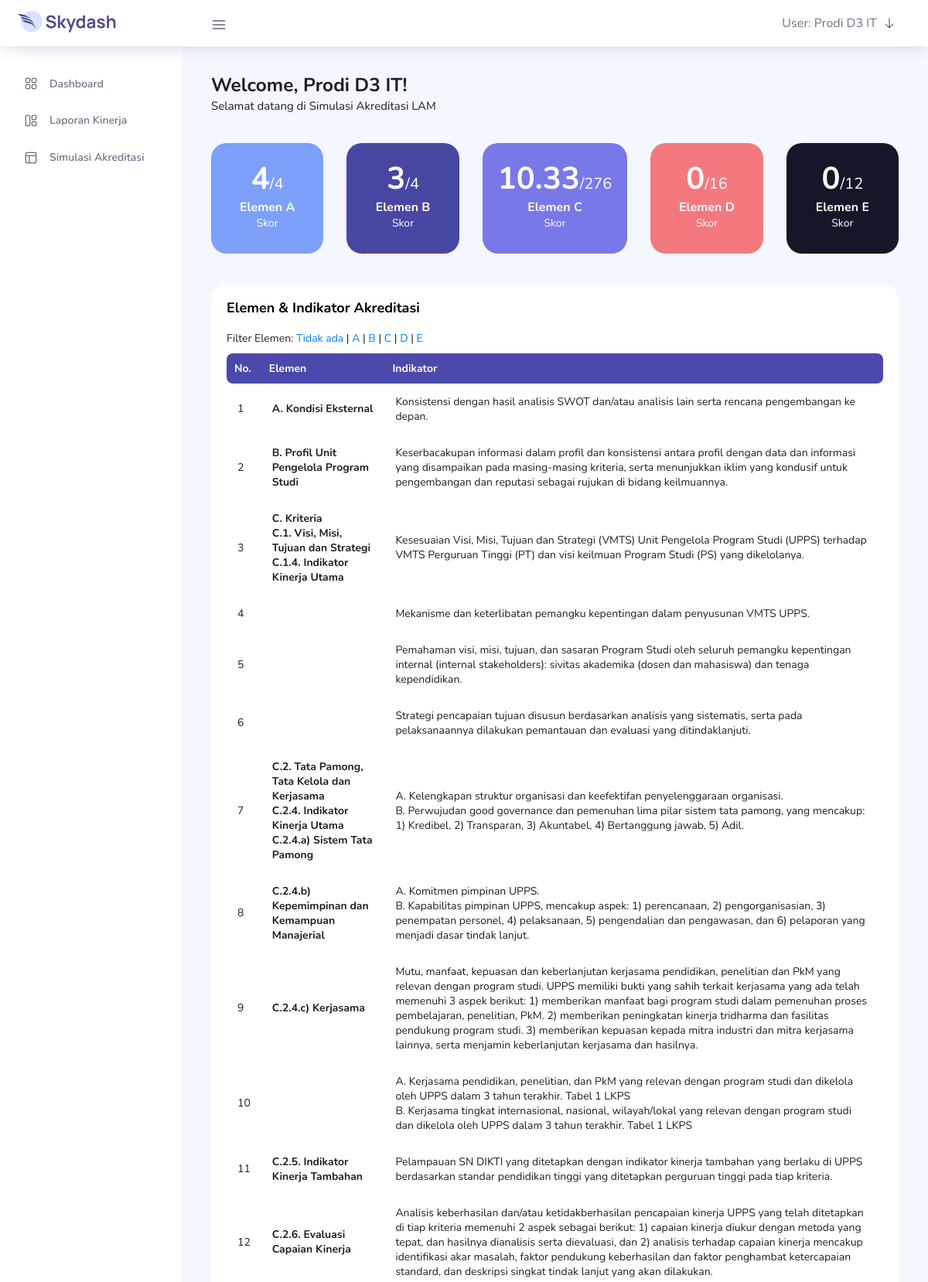
Screenshot of /index.php (signed in, upper part) with the database file from the repository.
### tables this page shows
CREATE TABLE `penilaian` (
  `id` int(11) NOT NULL,
  `elemen` varchar(255) DEFAULT NULL,
  `indikator` text NOT NULL,
  `nilai_4` text NOT NULL,
  `nilai_3` text NOT NULL,
  `nilai_2` text NOT NULL,
  `nilai_1` text NOT NULL,
  `nilai_0` text NOT NULL,
  `catatan` text NOT NULL
);

### controllers/nilaiAkreditasiController.php (called while the page is built, shortened)
<?php
include_once("connection.php");
if ($_SESSION['id'] == ID_PRODI_D3_IT)
    $users_id = ID_ASESOR_D3_IT;
else
    $users_id = $_SESSION['id'];
$result = mysqli_query(
    $conn,
    "SELECT *
    FROM `nilai`
    WHERE users_id = $users_id
    ORDER BY id
    "
);
function getListNilai()
{
    global $result;
    if ($result->num_rows > 0) {
        $data = mysqli_fetch_array($result);
        $list_nilai = unserialize($data['list_nilai']);
        return $list_nilai;
    } else
        inputPertamaListNilai();
    return inisialisasiListNilai();
}

### controllers/pemisahController.php (called while the page is built, shortened)
<?php
function perluPemisah($entitas)
{
    if (strpos($entitas, '*') == false)
        return false;
    else
        return true;
}

### index.php (the view, shortened to what this page needs)
<?php
if (!isset($_GET['filter'])) {
    $filter = 'none';
} else {
    $filter = $_GET['filter'];
    $i = 0;
}
include_once("./controllers/elemenController.php");
include_once("./controllers/pemisahController.php");
$elemen_list = getListElemen();
$result = mysqli_query(
    $conn,
    "SELECT *
    FROM `penilaian`
    ORDER BY id
    "
);
?>
<!DOCTYPE html>
<html lang="en">
<head>
    <link rel="stylesheet" href="vendors/feather/feather.css">
    <link rel="stylesheet" href="vendors/ti-icons/css/themify-icons.css">
    <link rel="stylesheet" href="vendors/css/vendor.bundle.base.css">
    <link rel="stylesheet" href="vendors/datatables.net-bs4/dataTables.bootstrap4.css">
    <link rel="stylesheet" href="vendors/ti-icons/css/themify-icons.css">
    <link rel="stylesheet" type="text/css" href="js/select.dataTables.min.css">
    <link rel="stylesheet" href="css/vertical-layout-light/style.css">
</head>
<body>
    <div class="container-scroller">
        <nav class="navbar col-lg-12 col-12 p-0 fixed-top d-flex flex-row">
            <div class="text-center navbar-brand-wrapper d-flex align-items-center justify-content-center">
                <a class="navbar-brand brand-logo mr-5" href="index.php"><img src="images/logo.svg" class="mr-2" alt="logo" /></a>
            </div>
            <div class="navbar-menu-wrapper d-flex align-items-center justify-content-end">
                <button class="navbar-toggler navbar-toggler align-self-center" type="button" data-toggle="minimize">
                    <span class="icon-menu"></span>
                </button>
                <ul class="navbar-nav navbar-nav-right">
                    <li class="nav-item nav-profile dropdown">
                        <a class="nav-link dropdown-toggle" href="#" data-toggle="dropdown" id="profileDropdown">
                            <?= "User: " . $_SESSION['name'] ?>
                            <i class="icon-arrow-down ml-1 mr-1 pb-1"></i>
                        </a>
                    </li>
                </ul>
            </div>
        </nav>
        <div class="container-fluid page-body-wrapper">
            <nav class="sidebar sidebar-offcanvas" id="sidebar">
                <ul class="nav">
                    <li class="nav-item">
                        <a class="nav-link" href="index.php">
                            <i class="icon-grid menu-icon"></i>
                            <span class="menu-title">Dashboard</span>
                        </a>
                    </li>
                    <li class="nav-item">
                        <a class="nav-link" href="pages/forms/laporan_kinerja.php">
                            <i class="icon-content-left menu-icon"></i>
                            <span class="menu-title">Laporan Kinerja</span>
                        </a>
                    </li>
                    <li class="nav-item">
                        <a class="nav-link" href="pages/tables/simulasi_akreditasi.php">
                            <i class="icon-layout menu-icon"></i>
                            <span class="menu-title">Simulasi Akreditasi</span>
                        </a>
                    </li>
                </ul>
            </nav>
            <div class="main-panel">
                <div class="content-wrapper">
                    <div class="row">
                        <div class="col-md-12 grid-margin">
                            <div class="row">
                                <div class="col-12 mb-4 mb-xl-0">
                                    <h3 class="font-weight-bold">Welcome, <?= $_SESSION['name'] ?>!</h3>
                                    <h6 class="font-weight-normal mb-0">Selamat datang di Simulasi Akreditasi LAM</h6>
                                </div>
                            </div>
                        </div>
                    </div>
                    <div class="row">
                        <div class="col-md-12 grid-margin transparent">
                            <div class="row text-center">
                                <div class="col-md stretch-card transparent">
                                    <div class="card card-tale">
                                        <div class="card-body">
                                            <p class="fs-40 mt-3 mb-2"><b><?= is_float($elemen_list['a']) ? round($elemen_list['a'], 2) : $elemen_list['a'] ?></b><span class="fs-20">/<?= $elemen_list['jumlah_a'] * 4 ?></span></p>
                                            <medium class="mb-0"><b>Elemen A</b></medium>
                                            <p>Skor</p>
                                        </div>
                                    </div>
                                </div>
                                <div class="col-md stretch-card transparent">
                                    <div class="card card-dark-blue">
                                        <div class="card-body">
                                            <p class="fs-40 mt-3 mb-2"><b><?= is_float($elemen_list['b']) ? round($elemen_list['b'], 2) : $elemen_list['b'] ?></b><span class="fs-20">/<?= $elemen_list['jumlah_b'] * 4 ?></span></p>
                                            <medium class="mb-0"><b>Elemen B</b></medium>
                                            <p>Skor</p>
                                        </div>
                                    </div>
                                </div>
                                <div class="col-md stretch-card transparent">
                                    <div class="card card-light-blue">
                                        <div class="card-body">
                                            <p class="fs-40 mt-3 mb-2"><b><?= is_float($elemen_list['c']) ? round($elemen_list['c'], 2) : $elemen_list['c'] ?></b><span class="fs-20">/<?= $elemen_list['jumlah_c'] * 4 ?></span></p>
                                            <medium class="mb-0"><b>Elemen C</b></medium>
                                            <p>Skor</p>
                                        </div>
                                    </div>
                                </div>
                                <div class="col-md stretch-card transparent">
                                    <div class="card card-light-danger">
                                        <div class="card-body">
                                            <p class="fs-40 mt-3 mb-2"><b><?= is_float($elemen_list['d']) ? round($elemen_list['d'], 2) : $elemen_list['d'] ?></b><span class="fs-20">/<?= $elemen_list['jumlah_d'] * 4 ?></span></p>
                                            <medium class="mb-0"><b>Elemen D</b></medium>
                                            <p>Skor</p>
                                        </div>
                                    </div>
                                </div>
                                <div class="col-md stretch-card transparent">
                                    <div class="card card-dark">
                                        <div class="card-body">
                                            <p class="fs-40 mt-3 mb-2"><b><?= is_float($elemen_list['e']) ? round($elemen_list['e'], 2) : $elemen_list['e'] ?></b><span class="fs-20">/<?= $elemen_list['jumlah_e'] * 4 ?></span></p>
                                            <medium class="mb-0"><b>Elemen E</b></medium>
                                            <p>Skor</p>
                                        </div>
                                    </div>
                                </div>
                            </div>
                        </div>
                    </div>
                    <div class="row">
                        <div class="col-md-12 grid-margin stretch-card">
                            <div class="card">
                                <div class="card-body">
                                    <p class="card-title">Elemen & Indikator Akreditasi <?= $filter != 'none' ? "(Hanya Elemen " . strtoupper($filter) . ")" : "" ?></p>
                                    <p>Filter Elemen: <a href="index.php">Tidak ada</a> | <a href="?filter=a">A</a> | <a href="?filter=b">B</a> | <a href="?filter=c">C</a> | <a href="?filter=d">D</a> | <a href="?filter=e">E</a></p>
                                    <div class="row">
                                        <div class="col-12">
                                            <div class="table-responsive">
                                                <table class="display expandable-table" style="width:100%">
                                                    <thead>
                                                        <tr>
                                                            <th>No. </th>
                                                            <th>Elemen</th>
                                                            <th>Indikator</th>
                                                        </tr>
                                                    </thead>
                                                    <tbody>
                                                        <?php
                                                        while ($data = mysqli_fetch_array($result)) {
                                                        ?>
                                                            <tr>
                                                                <td>
                                                                    <?= $data['id'] ?>
                                                                </td>
                                                                <td>
                                                                    <b>
                                                                        <?php
                                                                        if ($data['id'] == 1 || $data['id'] == 2 || $data['id'] == 3 || $data['id'] == 72 || $data['id'] == 76)
                                                                            if (perluPemisah($data['elemen'])) {
                                                                                cetakElemen($data['elemen']);
                                                                                echo "<br>";
                                                                            } else
                                                                                echo $data['elemen'] . "<br>";
                                                                        else {
                                                                            if (!($data['elemen'] == $elemen_sebelumnya)) {
                                                                                if (perluPemisah($data['elemen'])) {
                                                                                    echo "<br>";
                                                                                } else
                                                                                    echo $data['elemen'] . "<br>";
                                                                            }
                                                                        }
                                                                        $elemen_sebelumnya = $data['elemen'];
                                                                        ?>
                                                                    </b>
                                                                </td>
                                                                <td>
                                                                    <?php
                                                                    if (perluPemisah($data['indikator']))
                                                                        cetakElemen($data['indikator']);
                                                                    else
                                                                        echo $data['indikator'];
                                                                    ?>
                                                                </td>
                                                            </tr>
                                                        <?php }
                                                        ?>
                                                    </tbody>
                                                </table>
                                            </div>
                                        </div>
                                    </div>
                                </div>
                            </div>
                        </div>
                    </div>
                </div>
            </div>
        </div>
    </div>
</body>
</html>

### controllers/elemenController.php (shortened to what this page needs)
<?php
include_once("nilaiAkreditasiController.php");
function cetakElemen($elemen)
{
    $elemen_pisah = explode("*", $elemen);
    for ($i = 0; $i < count($elemen_pisah); $i++) {
        echo $elemen_pisah[$i];
        if ($i < count($elemen_pisah) - 1)
            echo "<br>";
    }
}
function getListElemen($list_nilai = NULL)
{
    if ($list_nilai == NULL)
        $list_nilai = getListNilai();
    $elemen_c = 0;
    $elemen_d = 0;
    $elemen_e = 0;
    $jumlah_c = 0;
    $jumlah_d = 0;
    $jumlah_e = 0;
    for ($i = 0; $i < count($list_nilai) - 1; $i++) {
        if ($list_nilai[$i] == -1)
            $list_nilai[$i] = 0;
        if ($i >= 2 && $i <= 70) {
            $elemen_c += $list_nilai[$i];
            $jumlah_c++;
        }
        if ($i >= 71 && $i <= 74) {
            $elemen_d += $list_nilai[$i];
            $jumlah_d++;
        }
        if ($i >= 75 && $i <= 77) {
            $elemen_e += $list_nilai[$i];
            $jumlah_e++;
        }
    }
    $elemen_a = $list_nilai[0];
    $elemen_b = $list_nilai[1];
    return array(
        'a' => $elemen_a, 'b' => $elemen_b, 'c' => $elemen_c, 'd' => $elemen_d, 'e' => $elemen_e,
        'jumlah_a' => 1, 'jumlah_b' => 1, 'jumlah_c' => $jumlah_c, 'jumlah_d' => $jumlah_d, 'jumlah_e' => $jumlah_e,
        'total_elemen' => $elemen_a + $elemen_b + $elemen_c + $elemen_d + $elemen_e
    );
}

### rows the page displays
penilaian: id "1", elemen "A. Kondisi Eksternal", indikator "Konsistensi dengan hasil analisis SWOT dan/atau analisis lain serta rencana pengembangan ke depan."
penilaian: id "2", elemen "B. Profil Unit Pengelola Program Studi", indikator "Keserbacakupan informasi dalam profil dan konsistensi antara profil dengan data dan informasi yang disampaikan pada masing-masing kriteria, serta menunjukkan iklim yang kondusif untuk pengembangan dan reputasi sebagai rujukan di bidang keilmuannya."
penilaian: id "3", elemen "C. Kriteria", elemen "C.1. Visi, Misi, Tujuan dan Strategi", elemen "C.1.4. Indikator Kinerja Utama", indikator "Kesesuaian Visi, Misi, Tujuan dan Strategi (VMTS) Unit Pengelola Program Studi (UPPS) terhadap VMTS Perguruan Tinggi (PT) dan visi keilmuan Program Studi (PS) yang dikelolanya."
penilaian: id "4", indikator "Mekanisme dan keterlibatan pemangku kepentingan dalam penyusunan VMTS UPPS."
penilaian: id "5", indikator "Pemahaman visi, misi, tujuan, dan sasaran Program Studi oleh seluruh pemangku kepentingan internal (internal stakeholders): sivitas akademika (dosen dan mahasiswa) dan tenaga kependidikan."
penilaian: id "6", indikator "Strategi pencapaian tujuan disusun berdasarkan analisis yang sistematis, serta pada pelaksanaannya dilakukan pemantauan dan evaluasi yang ditindaklanjuti."
penilaian: id "7", elemen "C.2. Tata Pamong, Tata Kelola dan Kerjasama", elemen "C.2.4. Indikator Kinerja Utama", elemen "C.2.4.a) Sistem Tata Pamong", indikator "A. Kelengkapan struktur organisasi dan keefektifan penyelenggaraan organisasi.", indikator "B. Perwujudan good governance dan pemenuhan lima pilar sistem tata pamong, yang mencakup: 1) Kredibel, 2) Transparan, 3) Akuntabel, 4) Bertanggung jawab, 5) Adil."
penilaian: id "8", elemen "C.2.4.b) Kepemimpinan dan Kemampuan Manajerial", indikator "A. Komitmen pimpinan UPPS.", indikator "B. Kapabilitas pimpinan UPPS, mencakup aspek: 1) perencanaan, 2) pengorganisasian, 3) penempatan personel, 4) pelaksanaan, 5) pengendalian dan pengawasan, dan 6) pelaporan yang menjadi dasar tindak lanjut."
penilaian: id "9", elemen "C.2.4.c) Kerjasama", indikator "Mutu, manfaat, kepuasan dan keberlanjutan kerjasama pendidikan, penelitian dan PkM yang relevan dengan program studi. UPPS memiliki bukti yang sahih terkait kerjasama yang ada telah memenuhi 3 aspek berikut: 1) memberikan manfaat bagi program studi dalam pemenuhan proses pembelajaran, penelitian, PkM. 2) memberikan peningkatan kinerja tridharma dan fasilitas pendukung program studi. 3) memberikan kepuasan kepada mitra industri dan mitra kerjasama lainnya, serta menjamin keberlanjutan kerjasama dan hasilnya."
penilaian: id "10", indikator "A. Kerjasama pendidikan, penelitian, dan PkM yang relevan dengan program studi dan dikelola oleh UPPS dalam 3 tahun terakhir. Tabel 1 LKPS", indikator "B. Kerjasama tingkat internasional, nasional, wilayah/lokal yang relevan dengan program studi dan dikelola oleh UPPS dalam 3 tahun terakhir. Tabel 1 LKPS"
penilaian: id "11", elemen "C.2.5. Indikator Kinerja Tambahan", indikator "Pelampauan SN DIKTI yang ditetapkan dengan indikator kinerja tambahan yang berlaku di UPPS berdasarkan standar pendidikan tinggi yang ditetapkan perguruan tinggi pada tiap kriteria."
penilaian: id "12", elemen "C.2.6. Evaluasi Capaian Kinerja", indikator "Analisis keberhasilan dan/atau ketidakberhasilan pencapaian kinerja UPPS yang telah ditetapkan di tiap kriteria memenuhi 2 aspek sebagai berikut: 1) capaian kinerja diukur dengan metoda yang tepat, dan hasilnya dianalisis serta dievaluasi, dan 2) analisis terhadap capaian kinerja mencakup identifikasi akar masalah, faktor pendukung keberhasilan dan faktor penghambat ketercapaian standard, dan deskripsi singkat tindak lanjut yang akan dilakukan."

### other values shown
$_SESSION['name'] "Prodi D3 IT"
$elemen_list['a'] "4"
$elemen_list['jumlah_a'] * 4 "4"
$elemen_list['b'] "3"
$elemen_list['jumlah_b'] * 4 "4"
$elemen_list['c'] "10.33"
$elemen_list['jumlah_c'] * 4 "276"
$elemen_list['d'] "0"
$elemen_list['jumlah_d'] * 4 "16"
$elemen_list['e'] "0"
$elemen_list['jumlah_e'] * 4 "12"
